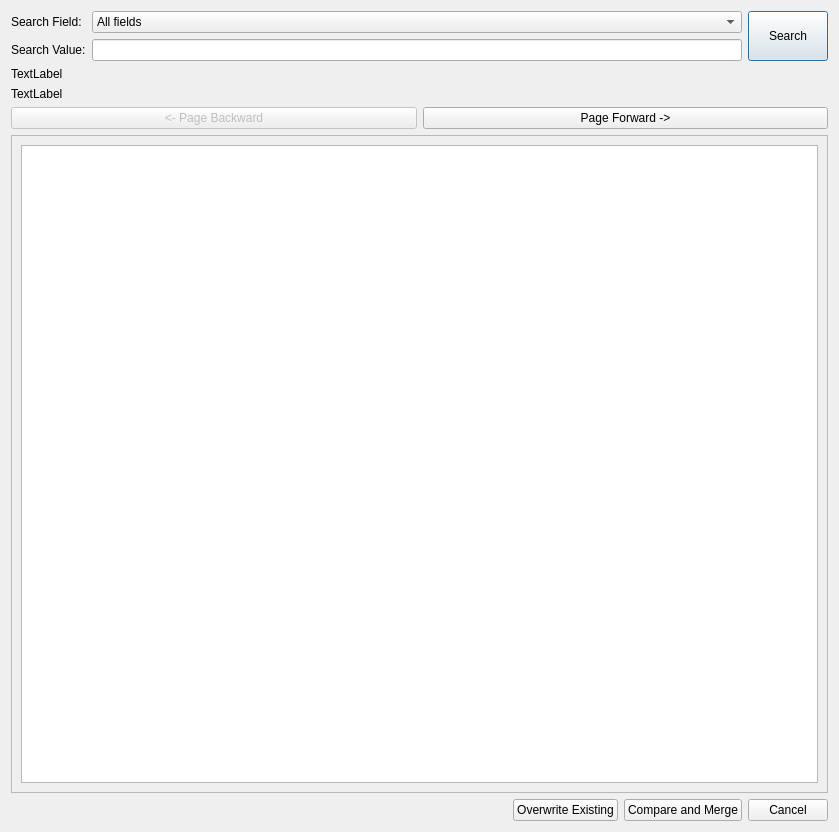
<?xml version="1.0" encoding="UTF-8"?>
<ui version="4.0">
 <class>Dialog</class>
 <widget class="QDialog" name="Dialog">
  <property name="geometry">
   <rect>
    <x>0</x>
    <y>0</y>
    <width>839</width>
    <height>832</height>
   </rect>
  </property>
  <property name="windowTitle">
   <string>Crossref Query</string>
  </property>
  <layout class="QVBoxLayout" name="verticalLayout">
   <item>
    <layout class="QHBoxLayout" name="horizontalLayout_2"/>
   </item>
   <item>
    <layout class="QHBoxLayout" name="horizontalLayout_3"/>
   </item>
   <item>
    <layout class="QGridLayout" name="gridLayout_2">
     <item row="0" column="0">
      <widget class="QLabel" name="label">
       <property name="text">
        <string>Search Field:</string>
       </property>
      </widget>
     </item>
     <item row="0" column="1">
      <widget class="QComboBox" name="comboBox">
       <property name="sizePolicy">
        <sizepolicy hsizetype="Preferred" vsizetype="Fixed">
         <horstretch>1</horstretch>
         <verstretch>0</verstretch>
        </sizepolicy>
       </property>
       <item>
        <property name="text">
         <string>All fields</string>
        </property>
       </item>
      </widget>
     </item>
     <item row="1" column="1">
      <widget class="QLineEdit" name="lineEdit_Search"/>
     </item>
     <item row="1" column="0">
      <widget class="QLabel" name="label_2">
       <property name="text">
        <string>Search Value:</string>
       </property>
      </widget>
     </item>
     <item row="0" column="2" rowspan="2">
      <widget class="QPushButton" name="pushButton_Search">
       <property name="sizePolicy">
        <sizepolicy hsizetype="Minimum" vsizetype="Expanding">
         <horstretch>0</horstretch>
         <verstretch>0</verstretch>
        </sizepolicy>
       </property>
       <property name="text">
        <string>Search</string>
       </property>
      </widget>
     </item>
    </layout>
   </item>
   <item>
    <widget class="QLabel" name="label_TotalResults">
     <property name="text">
      <string>TextLabel</string>
     </property>
    </widget>
   </item>
   <item>
    <widget class="QLabel" name="label_ResultsShowing">
     <property name="text">
      <string>TextLabel</string>
     </property>
    </widget>
   </item>
   <item>
    <layout class="QHBoxLayout" name="horizontalLayout_PageButtons">
     <item>
      <widget class="QPushButton" name="pushButton_PageBack">
       <property name="enabled">
        <bool>false</bool>
       </property>
       <property name="text">
        <string>&lt;- Page Backward</string>
       </property>
      </widget>
     </item>
     <item>
      <widget class="QPushButton" name="pushButton_PageForward">
       <property name="text">
        <string>Page Forward -&gt;</string>
       </property>
      </widget>
     </item>
    </layout>
   </item>
   <item>
    <widget class="QScrollArea" name="scrollArea">
     <property name="sizePolicy">
      <sizepolicy hsizetype="Expanding" vsizetype="Expanding">
       <horstretch>0</horstretch>
       <verstretch>1</verstretch>
      </sizepolicy>
     </property>
     <property name="widgetResizable">
      <bool>true</bool>
     </property>
     <widget class="QWidget" name="scrollAreaWidgetContents">
      <property name="geometry">
       <rect>
        <x>0</x>
        <y>0</y>
        <width>819</width>
        <height>642</height>
       </rect>
      </property>
      <layout class="QGridLayout" name="gridLayout">
       <item row="0" column="0">
        <widget class="QTableWidget" name="tableWidget_SearchResults"/>
       </item>
      </layout>
     </widget>
    </widget>
   </item>
   <item>
    <layout class="QHBoxLayout" name="horizontalLayout">
     <item>
      <spacer name="horizontalSpacer">
       <property name="orientation">
        <enum>Qt::Horizontal</enum>
       </property>
       <property name="sizeHint" stdset="0">
        <size>
         <width>40</width>
         <height>20</height>
        </size>
       </property>
      </spacer>
     </item>
     <item>
      <widget class="QPushButton" name="pushButton_Merge">
       <property name="text">
        <string>Overwrite Existing</string>
       </property>
      </widget>
     </item>
     <item>
      <widget class="QPushButton" name="pushButton_Compare">
       <property name="text">
        <string>Compare and Merge</string>
       </property>
      </widget>
     </item>
     <item>
      <widget class="QPushButton" name="pushButton_Cancel">
       <property name="text">
        <string>Cancel</string>
       </property>
      </widget>
     </item>
    </layout>
   </item>
  </layout>
 </widget>
 <resources/>
 <connections/>
</ui>
